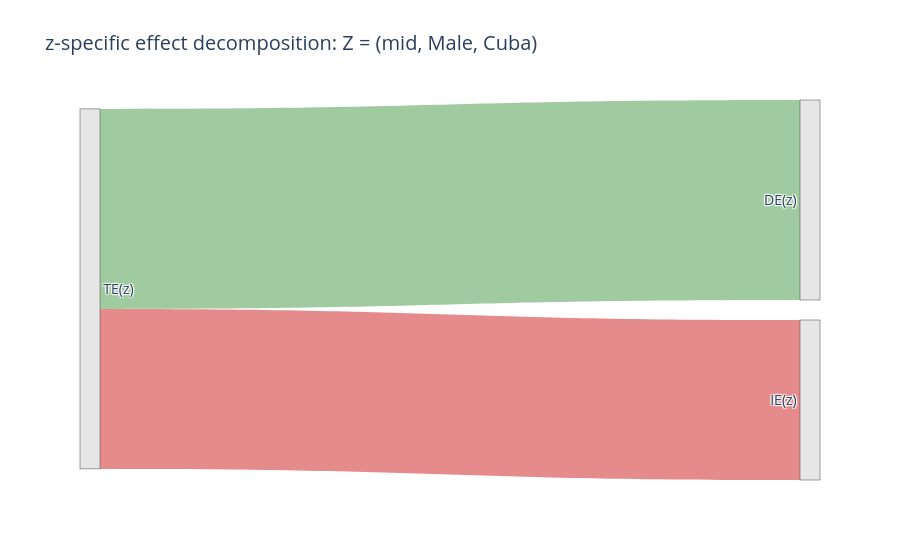

The notebook cell this image was saved under:
### Code cell
z_target = ("mid", "Male", "Cuba")
z_DE = effects_z[z_target]["z_DE"]
z_IE = effects_z[z_target]["z_IE"]

plot_z_specific_sankey(
    z_tuple=z_target,
    z_DE=z_DE,
    z_IE=z_IE,
    exposure_name="Race",
    outcome_name="Income",
)

### Figure 1 — Plotly figure (JSON) as saved in the notebook; plotly's stock layout.template omitted (floating-point values rounded to 4 significant figures)
{"data": [{"arrangement": "snap", "link": {"color": ["rgba(120,180,120,0.7)", "rgba(220,90,90,0.7)"], "label": ["TE(z) → DE(z)<br>effect = +0.1667<br>share = 55.6% of |TE(z)| (positive)", "TE(z) → IE(z)<br>effect = -0.1333<br>share = 44.4% of |TE(z)| (negative)"], "source": [2, 2], "target": [0, 1], "value": [55.56, 44.44]}, "node": {"color": "rgba(230,230,230,1)", "label": ["DE(z)", "IE(z)", "TE(z)"], "pad": 20, "thickness": 20}, "type": "sankey"}], "layout": {"font": {"size": 14}, "title": {"text": "z-specific effect decomposition: Z = (mid, Male, Cuba)"}}}
